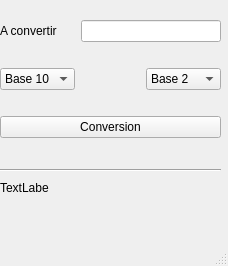
<?xml version="1.0" encoding="UTF-8"?>
<ui version="4.0">
 <class>MainWindow</class>
 <widget class="QMainWindow" name="MainWindow">
  <property name="geometry">
   <rect>
    <x>0</x>
    <y>0</y>
    <width>228</width>
    <height>266</height>
   </rect>
  </property>
  <property name="windowTitle">
   <string>MainWindow</string>
  </property>
  <widget class="QWidget" name="centralwidget">
   <widget class="Line" name="line">
    <property name="geometry">
     <rect>
      <x>0</x>
      <y>160</y>
      <width>221</width>
      <height>20</height>
     </rect>
    </property>
    <property name="orientation">
     <enum>Qt::Orientation::Horizontal</enum>
    </property>
   </widget>
   <widget class="QLabel" name="label_2">
    <property name="geometry">
     <rect>
      <x>0</x>
      <y>180</y>
      <width>49</width>
      <height>16</height>
     </rect>
    </property>
    <property name="text">
     <string>TextLabel</string>
    </property>
   </widget>
   <widget class="QWidget" name="">
    <property name="geometry">
     <rect>
      <x>0</x>
      <y>0</y>
      <width>221</width>
      <height>161</height>
     </rect>
    </property>
    <layout class="QGridLayout" name="gridLayout">
     <item row="0" column="0">
      <widget class="QLabel" name="label">
       <property name="text">
        <string>A convertir</string>
       </property>
      </widget>
     </item>
     <item row="0" column="1" colspan="2">
      <widget class="QLineEdit" name="lineEdit"/>
     </item>
     <item row="1" column="2">
      <widget class="QComboBox" name="comboBox_2">
       <item>
        <property name="text">
         <string>Base 2</string>
        </property>
       </item>
       <item>
        <property name="text">
         <string>Base 10</string>
        </property>
       </item>
       <item>
        <property name="text">
         <string>Base 12</string>
        </property>
       </item>
       <item>
        <property name="text">
         <string>Base 16</string>
        </property>
       </item>
      </widget>
     </item>
     <item row="2" column="0" colspan="3">
      <widget class="QPushButton" name="pushButton">
       <property name="text">
        <string>Conversion</string>
       </property>
      </widget>
     </item>
     <item row="1" column="0">
      <widget class="QComboBox" name="comboBox">
       <item>
        <property name="text">
         <string>Base 10</string>
        </property>
       </item>
       <item>
        <property name="text">
         <string>Base 2</string>
        </property>
       </item>
      </widget>
     </item>
    </layout>
   </widget>
  </widget>
  <widget class="QMenuBar" name="menubar">
   <property name="geometry">
    <rect>
     <x>0</x>
     <y>0</y>
     <width>228</width>
     <height>33</height>
    </rect>
   </property>
  </widget>
  <widget class="QStatusBar" name="statusbar"/>
 </widget>
 <resources/>
 <connections/>
</ui>
